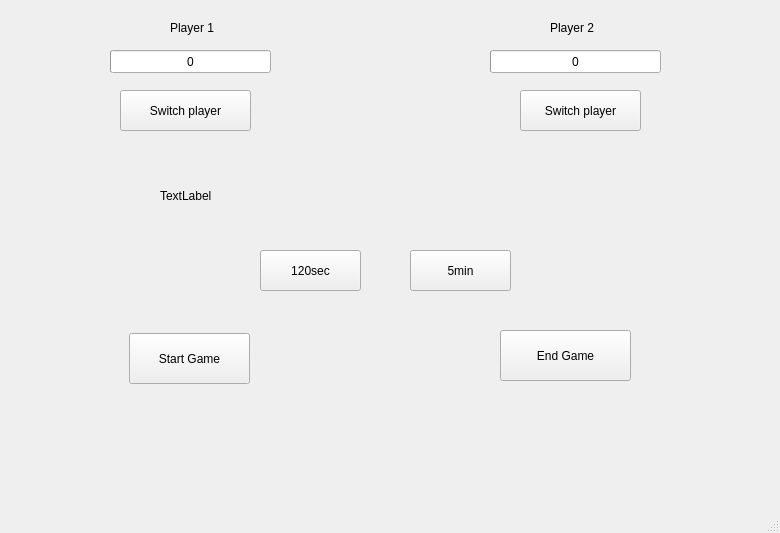
<?xml version="1.0" encoding="UTF-8"?>
<ui version="4.0">
 <class>MainWindow</class>
 <widget class="QMainWindow" name="MainWindow">
  <property name="geometry">
   <rect>
    <x>0</x>
    <y>0</y>
    <width>780</width>
    <height>533</height>
   </rect>
  </property>
  <property name="windowTitle">
   <string>MainWindow</string>
  </property>
  <widget class="QWidget" name="centralwidget">
   <widget class="QProgressBar" name="progressBar1">
    <property name="geometry">
     <rect>
      <x>110</x>
      <y>50</y>
      <width>161</width>
      <height>23</height>
     </rect>
    </property>
    <property name="value">
     <number>0</number>
    </property>
    <property name="format">
     <string>%v</string>
    </property>
   </widget>
   <widget class="QProgressBar" name="progressBar2">
    <property name="geometry">
     <rect>
      <x>490</x>
      <y>50</y>
      <width>171</width>
      <height>23</height>
     </rect>
    </property>
    <property name="value">
     <number>0</number>
    </property>
    <property name="format">
     <string>%v</string>
    </property>
   </widget>
   <widget class="QPushButton" name="switchBtn1">
    <property name="geometry">
     <rect>
      <x>120</x>
      <y>90</y>
      <width>131</width>
      <height>41</height>
     </rect>
    </property>
    <property name="text">
     <string>Switch player</string>
    </property>
   </widget>
   <widget class="QPushButton" name="switchBtn2">
    <property name="geometry">
     <rect>
      <x>520</x>
      <y>90</y>
      <width>121</width>
      <height>41</height>
     </rect>
    </property>
    <property name="text">
     <string>Switch player</string>
    </property>
   </widget>
   <widget class="QPushButton" name="startBtn">
    <property name="geometry">
     <rect>
      <x>129</x>
      <y>333</y>
      <width>121</width>
      <height>51</height>
     </rect>
    </property>
    <property name="text">
     <string>Start Game</string>
    </property>
   </widget>
   <widget class="QPushButton" name="endBtn">
    <property name="geometry">
     <rect>
      <x>500</x>
      <y>330</y>
      <width>131</width>
      <height>51</height>
     </rect>
    </property>
    <property name="text">
     <string>End Game</string>
    </property>
   </widget>
   <widget class="QPushButton" name="time1Btn">
    <property name="geometry">
     <rect>
      <x>260</x>
      <y>250</y>
      <width>101</width>
      <height>41</height>
     </rect>
    </property>
    <property name="text">
     <string>120sec</string>
    </property>
   </widget>
   <widget class="QPushButton" name="time2Btn">
    <property name="geometry">
     <rect>
      <x>410</x>
      <y>250</y>
      <width>101</width>
      <height>41</height>
     </rect>
    </property>
    <property name="text">
     <string>5min</string>
    </property>
   </widget>
   <widget class="QLabel" name="infoLabel">
    <property name="geometry">
     <rect>
      <x>160</x>
      <y>170</y>
      <width>491</width>
      <height>51</height>
     </rect>
    </property>
    <property name="text">
     <string>TextLabel</string>
    </property>
   </widget>
   <widget class="QLabel" name="label">
    <property name="geometry">
     <rect>
      <x>170</x>
      <y>20</y>
      <width>49</width>
      <height>16</height>
     </rect>
    </property>
    <property name="text">
     <string>Player 1</string>
    </property>
   </widget>
   <widget class="QLabel" name="label_2">
    <property name="geometry">
     <rect>
      <x>550</x>
      <y>20</y>
      <width>49</width>
      <height>16</height>
     </rect>
    </property>
    <property name="text">
     <string>Player 2</string>
    </property>
   </widget>
  </widget>
  <widget class="QMenuBar" name="menubar">
   <property name="geometry">
    <rect>
     <x>0</x>
     <y>0</y>
     <width>780</width>
     <height>21</height>
    </rect>
   </property>
  </widget>
  <widget class="QStatusBar" name="statusbar"/>
 </widget>
 <resources/>
 <connections/>
</ui>
